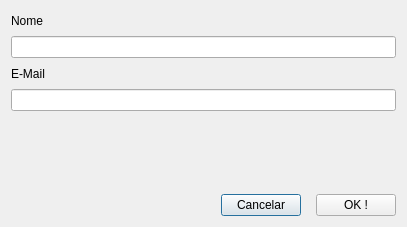
<?xml version="1.0" encoding="UTF-8"?>
<ui version="4.0">
 <class>Dialog</class>
 <widget class="QDialog" name="Dialog">
  <property name="geometry">
   <rect>
    <x>0</x>
    <y>0</y>
    <width>407</width>
    <height>227</height>
   </rect>
  </property>
  <property name="windowTitle">
   <string>Dialog</string>
  </property>
  <layout class="QVBoxLayout" name="verticalLayout_2">
   <item>
    <layout class="QVBoxLayout" name="verticalLayout">
     <item>
      <widget class="QLabel" name="label">
       <property name="text">
        <string>Nome</string>
       </property>
      </widget>
     </item>
     <item>
      <widget class="QLineEdit" name="editNome"/>
     </item>
     <item>
      <widget class="QLabel" name="label_2">
       <property name="text">
        <string>E-Mail</string>
       </property>
      </widget>
     </item>
     <item>
      <widget class="QLineEdit" name="editEmail"/>
     </item>
    </layout>
   </item>
   <item>
    <layout class="QHBoxLayout" name="horizontalLayout">
     <property name="leftMargin">
      <number>200</number>
     </property>
     <item alignment="Qt::AlignRight|Qt::AlignBottom">
      <widget class="QPushButton" name="btnCancelar">
       <property name="text">
        <string>Cancelar</string>
       </property>
       <property name="icon">
        <iconset>
         <normaloff>../../Downloads/Projeto Python-20190517T034935Z-001/Projeto Python/Imagens/cancel.png</normaloff>../../Downloads/Projeto Python-20190517T034935Z-001/Projeto Python/Imagens/cancel.png</iconset>
       </property>
      </widget>
     </item>
     <item alignment="Qt::AlignRight|Qt::AlignBottom">
      <widget class="QPushButton" name="btnOk">
       <property name="text">
        <string>OK !</string>
       </property>
       <property name="icon">
        <iconset>
         <normaloff>../../Downloads/Projeto Python-20190517T034935Z-001/Projeto Python/Imagens/save.png</normaloff>../../Downloads/Projeto Python-20190517T034935Z-001/Projeto Python/Imagens/save.png</iconset>
       </property>
      </widget>
     </item>
    </layout>
   </item>
  </layout>
 </widget>
 <resources/>
 <connections/>
</ui>
